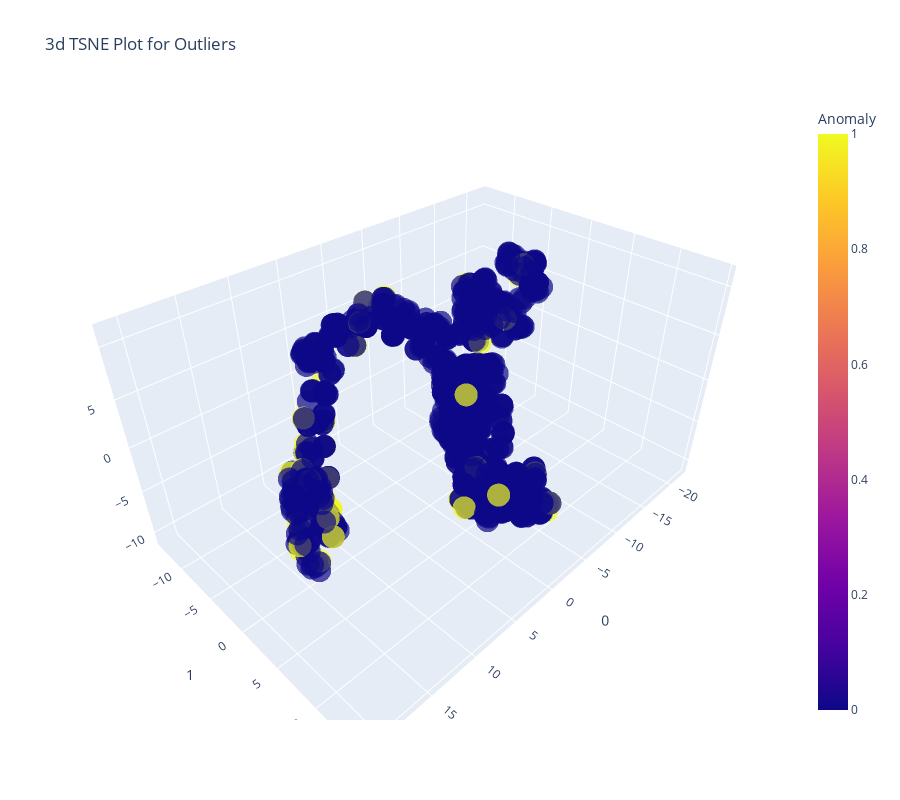

Notebook source saved alongside this figure:
### Markdown cell above
Wizualizacja wyników detekcji anomalii modelu *iforest*:

### Code cell
plot_model(iforest)

### Figure 1 — Plotly figure (JSON) as saved in the notebook; plotly's stock layout.template omitted (floating-point values rounded to 4 significant figures; data arrays with more than 128 entries replaced by an {"elided": "..."} marker saying what was removed)
{"data": [{"customdata": {"elided": "1000x1 int values"}, "hovertemplate": "0=%{x}<br>1=%{y}<br>2=%{z}<br>Feature=%{customdata[0]}<br>Anomaly=%{marker.color}<extra></extra>", "legendgroup": "", "marker": {"color": {"elided": "1000 int values"}, "coloraxis": "coloraxis", "opacity": 0.7, "symbol": "circle"}, "mode": "markers", "name": "", "scene": "scene", "showlegend": false, "type": "scatter3d", "x": {"elided": "1000 float values"}, "y": {"elided": "1000 float values"}, "z": {"elided": "1000 float values"}}], "layout": {"coloraxis": {"colorbar": {"title": {"text": "Anomaly"}}, "colorscale": [[0, "#0d0887"], [0.1111, "#46039f"], [0.2222, "#7201a8"], [0.3333, "#9c179e"], [0.4444, "#bd3786"], [0.5556, "#d8576b"], [0.6667, "#ed7953"], [0.7778, "#fb9f3a"], [0.8889, "#fdca26"], [1, "#f0f921"]]}, "height": 800, "legend": {"tracegroupgap": 0}, "scene": {"domain": {"x": [0, 1], "y": [0, 1]}, "xaxis": {"title": {"text": "0"}}, "yaxis": {"title": {"text": "1"}}, "zaxis": {"title": {"text": "2"}}}, "title": {"text": "3d TSNE Plot for Outliers"}, "width": 900}}
